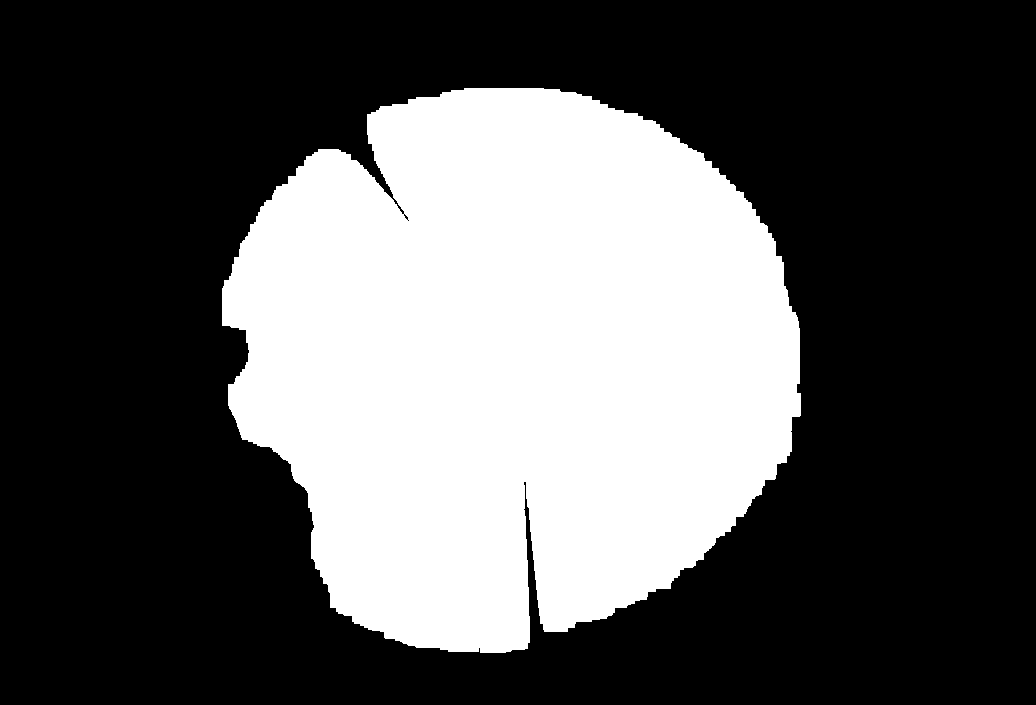
#> input picture masks/mask_delete_5.png, 1036 x 705 px, found by its file name; the run also reads 1 picture not shown here
$ jupyter execute --allow-errors write_label.ipynb   (older library calls are emulated)
#> lines starting #> are read from the running program, lines starting #| are printed output that depends on the picture; after the words box and inside, x2 and y2 are one past the last pixel; in counts of white or black regions, pixels touching at a corner belong together; pictures that were not available may be replaced by others from this repository, and a replacement may not be noted
### src/preprocessing.py
from code import interact
from re import S
import statistics
import numpy as np
import cv2
import os
from IPython.display import Image
from matplotlib import pyplot as plt
import shutil
from skimage.feature import graycomatrix,graycoprops
import pandas as pd
from .TotalCalculation import *
from sklearn.decomposition import PCA
from sklearn.preprocessing import StandardScaler
import pickle

class preprocessData:
    def __init__(self):
        pass
    # [49 lines left out: functions ScaledPCA, cropSun, calculate_skewness, not called in this run]
    def crop_center(self,img, crop_size:int):
        h, w = img.shape[:2]
        start_x = (w - crop_size) // 2
        start_y = (h - crop_size) // 2
        end_x = start_x + crop_size
        end_y = start_y + crop_size
        cropped_img = img[start_y:end_y, start_x:end_x]
        return cropped_img
    # [102 lines left out: functions load_images_and_preprocess, load_single_image, Edging, getDataframe, not called in this run]
    def computeGlcmsingle(self,image,distance,angle):
        glcm = graycomatrix(image,distance,angle)
        return glcm
    # [17 lines left out: function computeGlcm, not called in this run]
    def showCloudRatio(self,images,mask,number):
        image = images
        return cv2.countNonZero(image[number])/cv2.countNonZero(mask)

class image:
    # [20 lines left out: functions getFilename, filename_to_ticks, extract_filename, not called in this run]

class thresholding:
    def __init__(self):
        pass
    # [110 lines left out: functions RBratiosingle, RBratio, not called in this run]

### src/TotalCalculation.py
import time
from datetime import datetime as dt
import datetime
import numpy as np
import cv2

__all__ = ['CloudCalculation','SunPosition','timeConvertion',]

"""
class CloudCalculation

Calculate cloud ratio

showCloudRatio(images,mask,number) : Calculate cloud percentage from image compares to the image mask
    Parameters:
        images (List) : Preprocessed images in list
        mask (array) : Mask image for obstacle elimination
        number (int) : Number of image to show
    Return:
        float : Cloud ratio in the sky from 0-1
"""
class CloudCalculation:
    def __init__(self):
        pass
    def showCloudRatio(self,images,mask,number):
        image = images
        return cv2.countNonZero(image[number])/cv2.countNonZero(mask)

class SunPosition:
    """
    class SunPosition

    Calculate sun position and daytime

    Methods:
        - calculate_EoT(day): Computes the Equation of Time (EoT) based on the day of the year.
        - LSTM(time_zone_offset): Calculates the Local Standard Time Meridian (LSTM) using time zone offset.
        - TimeCorrectionFactor(Longitude, LSTM, EoT): Computes time correction factor based on location.
        - LocalSolarTime(Local_time, TC): Calculates Local Solar Time using the local time and time correction.
        - HourAngle(LST): Calculates the Hour Angle from Local Solar Time.
        - declination(day): Computes the solar declination angle for the given day of the year.
        - ElevationandAzimuth(latitude, dec, HRA): Returns the solar elevation and azimuth angles.
        - AzAtlCalc(date, local_time, longitude, time_zone_offset, latitude): Combines several methods to compute the sun's position (elevation and azimuth).
        - DaytimeInfo(latitude, declination, TC): Calculates the sunrise and sunset times based on the solar declination.
        - SunriseSunset(location, filename, start_date, Time_zone, include_end_date): Returns sunrise and sunset times for a given location and time range.
    """
    def calculate_EoT(day):
        """
        Calculate the Equation of Time (EoT).

        Parameters:
            day (int): Day of the year (1 to 365).

        Returns:
            float: The Equation of Time in minutes.
        """
        B = np.deg2rad(360/365*(day - 81))
        return 9.87*np.sin(2*B)-7.53*np.cos(B)-1.5*np.sin(B)
    def LSTM(time_zone_offset:int):
        """
        Calculate the Local Standard Time Meridian (LSTM).

        Parameters:
            time_zone_offset (int): Time zone offset from UTC.

        Returns:
            int: LSTM in degrees.
        """
        return time_zone_offset*15
    def TimeCorrectionFactor(Longitude,LSTM,EoT):
        """
        Calculate the Time Correction Factor (TC).

        Parameters:
            Longitude (float): Longitude of the location.
            LSTM (float): Local Standard Time Meridian (in degrees).
            EoT (float): Equation of Time (in minutes).

        Returns:
            float: Time Correction Factor in minutes.
        """
        return 4*(Longitude-LSTM)+EoT
    # [23 lines left out: functions LocalSolarTime, HourAngle, not called in this run]
    def declination(day):
        """
        Calculate the solar declination angle.

        Parameters:
            day (int): Day of the year (1 to 365).

        Returns:
            float: Declination angle in degrees.
        """
        return 23.45*np.sin(np.deg2rad(360/365*(day-81)))
    # [45 lines left out: functions ElevationandAzimuth, AzAtlCalc, not called in this run]
    def DaytimeInfo(latitude,declination,TC):
        """
        Calculate sunrise and sunset times.

        Parameters:
            latitude (float): Latitude of the location in degrees.
            declination (float): Solar declination angle in degrees.
            TC (float): Time Correction Factor (in minutes).

        Returns:
            tuple: Sunrise time (in hours) and sunset time (in hours).
        """
        latitude = np.deg2rad(latitude)
        declination = np.deg2rad(declination)
        argument = np.tan(latitude) * np.tan(declination)
        sunrise = 12 - (1 / 15) * np.degrees(np.arccos(-argument)) - (TC / 60)
        sunset = 12 + (1 / 15) * np.degrees(np.arccos(-argument)) - (TC / 60)
        return sunrise,sunset
    # [24 lines left out: function SunriseSunset, not called in this run]

class timeConvertion:
    """
    A class for converting time between different formats such as ticks to datetime, calculating
    time duration, converting decimal time to UTC, and converting datetime to decimal time.

    Methods:
        - ticks_to_datetime(ticks, time_zone): Converts ticks since epoch (in microseconds) to a datetime object, adjusted for the time zone.
        - time_duration(start_date, end_date, include_end_date): Calculates the duration between two dates, with the option to include the end date.
        - decimal_to_UTC(decimal_time, base_date): Converts decimal time to a time delta.
        - datetime_to_decimal(time): Converts a datetime object to decimal hours.
    """
    def __init__(self):
        pass
    # [16 lines left out: function ticks_to_datetime, not called in this run]
    def time_duration(self,start_date,end_date,include_end_date:bool):
        """
        Calculate the duration between two dates, optionally including the end date.

        Parameters:
            start_date (str): Start date in 'YYYY-MM-DD' format.
            end_date (str): End date in 'YYYY-MM-DD' format.
            include_end_date (bool): Whether to include the end date in the calculation.

        Returns:
            timedelta: Duration between the two dates, including end date if specified.
        """
        start_date = dt.strptime(start_date,'%Y-%m-%d').date()
        end_date = dt.strptime(end_date.split()[0],'%Y-%m-%d').date()
        duration = end_date-start_date
        if include_end_date:
            duration += datetime.timedelta(days=1)
        return duration
    # [27 lines left out: functions decimal_to_UTC, datetime_to_decimal, not called in this run]

### Test/Test_kernel/write_label.ipynb
[cell 1]
import sys
import os
import shutil
sys.path.append(os.path.abspath(os.path.join(os.getcwd(), '..','..')))
import numpy as np
import cv2
import pandas as pd
from src.preprocessing import preprocessData,thresholding
from src.TotalCalculation import timeConvertion,SunPosition
from matplotlib import pyplot as plt
from src.ClassPrediction import prediction

[cell 2]
image_directory = r'C:\Users\ASUS\Documents\NARIT_internship_data\All_sky_camera_Astropark_Chaingmai\2024-06\2024-06-08'
mask = cv2.imread(r'masks\mask_delete_5.png',cv2.IMREAD_GRAYSCALE)
#> mask: shape (705, 1036); 33.8% white; 1 white region, box (x1, y1, x2, y2) and area: (222, 88, 801, 653) 246583
start_date = '2024-01-01'
end_date = os.path.basename(image_directory)
location = [18.849417,98.9538]
#> (the rest of this cell did not finish here and is left out)


LSTM = SunPosition.LSTM(time_zone_offset=7)
EoT = SunPosition.calculate_EoT(day=days)
TC = SunPosition.TimeCorrectionFactor(Longitude=location[1],LSTM=LSTM,EoT=EoT)
dec = SunPosition.declination(day=days)
suntime = SunPosition.DaytimeInfo(latitude=location[0],declination=dec,TC=TC)
sunrise1,sunset1 = SunPosition.DaytimeInfo(latitude=location[0],declination=dec,TC=TC)

[cell 3]
import cv2
import json
import shutil
import sys,os
sys.path.append(os.path.abspath(os.path.join(os.getcwd(), '..','..')))
from src.preprocessing import thresholding, preprocessData
from src.TotalCalculation import timeConvertion, SunPosition
from src.ClassPrediction import prediction
import os

# Define the start and end dates
start_date = '2024-01-01'
end_date = '2024-09-20'
location = [18.849417, 98.9538]
json_file_path = r"C:\Users\ASUS\Documents\NARIT_internship_2024\NARIT_internship_2024\RBratio.json"
with open(json_file_path, 'r') as json_file:
#> (reads RBratio.json from the repository)
    data = json.load(json_file)
factor = [data['Factor'],data['Factor_night']]
days = timeConvertion().time_duration(start_date, end_date, include_end_date=True).days

# Create SunPosition instance
LSTM = SunPosition.LSTM(time_zone_offset=7)
EoT = SunPosition.calculate_EoT(day=days)
TC = SunPosition.TimeCorrectionFactor(Longitude=location[1], LSTM=LSTM, EoT=EoT)
dec = SunPosition.declination(day=days)
suntime = SunPosition.DaytimeInfo(latitude=location[0], declination=dec, TC=TC)
sunrise1, sunset1 = SunPosition.DaytimeInfo(latitude=location[0], declination=dec, TC=TC)

def copy_categorical_day(image_directory, output_directory, mask_directory, classes:dict, mode):
    mask = cv2.imread(mask_directory, cv2.IMREAD_GRAYSCALE)
    mask = preprocessData().crop_center(mask, crop_size=570)
    # Load and preprocess images
    images, name = preprocessData().load_images_and_preprocess(path=image_directory, mask=mask, apply_crop_sun=False, size=570)
    final, _, _ = thresholding().RBratio(input=images, factor=factor, filename=name, Time_zone=7, sunrise=sunrise1, sunset=sunset1)
    decimal = [timeConvertion().datetime_to_decimal(time=timeConvertion().ticks_to_datetime(ticks=t, time_zone=7)) for t in name]
    filtering = lambda x: (x > sunrise1) & (x < sunset1)
    if mode == 'day':
        day_indices = [index for index, value in enumerate(decimal) if filtering(value)]
    else:
        day_indices = [index for index, value in enumerate(decimal) if not filtering(value)]
    final_day = final[0:len(day_indices)]
    name_day = [name[i] for i in day_indices]
    percentage = [prediction().CloudRatio(i, mask=mask) for i in final_day]
    classifier = [prediction().classify_sky(i, r) for i, r in percentage]
    for Class,folder_name in classes.items():
        for i in range(len(classifier)):
            original = os.path.join(image_directory)
            shutil.copy2(original, output_directory)
def process_image_folders(main_directory):
    classes_map = {
        'Clear sky (0 oktas)': 'Clear',
        'Fewer clouds (1 okta)': 'Clear',
        'Few clouds (2 oktas)': 'Partly Cloudy',
        'Scatter (3 oktas)': 'Partly Cloudy',
        'Mostly Scatter (4 oktas)': 'Mostly Cloudy',
        'Partly Broken (5 oktas)': 'Mostly Cloudy',
        'Mostly Broken (6 oktas)': 'Cloudy',
        'Broken (7 oktas)': 'Cloudy',
        'Overcast (8 oktas)': 'Overcast',
    }
    for cloud_class, output_suffix in classes_map.items():
        output_directory = os.path.join(r'C:\Users\ASUS\Documents\NARIT_internship_data\Dataset\Image_data_Australia\Image_data_Day', output_suffix)
        os.makedirs(output_directory, exist_ok=True)  # Create the output directory if it doesn't exist
    for subdir, _, files in os.walk(main_directory):
        copy_categorical_day(subdir, output_directory, mask_directory=r'C:\Users\ASUS\Documents\NARIT_internship_2024\NARIT_internship_2024\masks\International observatories\mask_Australia.png',
                                classes=cloud_class, mode='day')
        print(f"Processed {cloud_class} images from {subdir}")

# Define the main image directory
main_image_directory = r'C:\Users\ASUS\Documents\NARIT_internship_data\All_sky_camera_Chile\2024-07'
#> (the rest of this cell did not finish here and is left out)

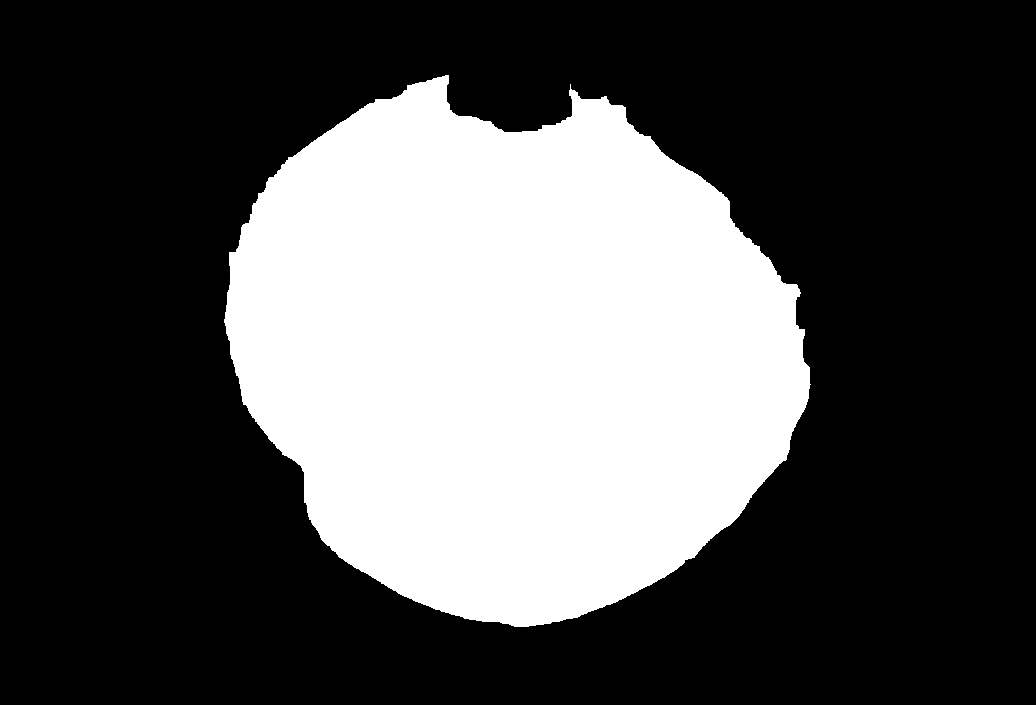
#> input picture masks/International Observatories/mask_Australia.png, 1036 x 705 px, found by its file name
#> in crop_center, `cropped_img = img[start_y:end_y, start_x:end_x]`:
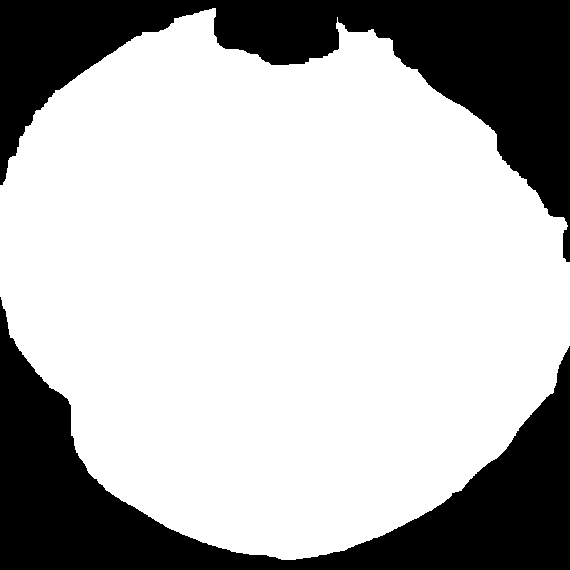
#> cropped_img: shape (570, 570); 71.5% white; 2 black regions, box (x1, y1, x2, y2) and area: (0, 0, 570, 262) 46846, (0, 297, 570, 570) 45896

[cell 4]
import cv2
import json
import shutil
import sys, os
sys.path.append(os.path.abspath(os.path.join(os.getcwd(), '..','..')))
from src.preprocessing import thresholding, preprocessData
from src.TotalCalculation import timeConvertion, SunPosition
from src.ClassPrediction import prediction

# Define the start and end dates
start_date = '2024-01-01'
end_date = '2023-12-10'
location = [18.57364, 98.48198]
json_file_path = r"C:\Users\ASUS\Documents\NARIT_internship_2024\NARIT_internship_2024\RBratio.json"
with open(json_file_path, 'r') as json_file:
    data = json.load(json_file)
factor = [data['Factor'], data['Factor_night']]
days = timeConvertion().time_duration(start_date, end_date, include_end_date=True).days

# Create SunPosition instance
LSTM = SunPosition.LSTM(time_zone_offset=7)
EoT = SunPosition.calculate_EoT(day=days)
TC = SunPosition.TimeCorrectionFactor(Longitude=location[1], LSTM=LSTM, EoT=EoT)
dec = SunPosition.declination(day=days)
sunrise1, sunset1 = SunPosition.DaytimeInfo(latitude=location[0], declination=dec, TC=TC)

def copy_categorical_day(image_directory, output_directory, mask_directory, classes:dict, mode):
    mask = cv2.imread(mask_directory, cv2.IMREAD_GRAYSCALE)
    mask = preprocessData().crop_center(mask, crop_size=700)

    # Load and preprocess images
    images, name = preprocessData().load_images_and_preprocess(path=image_directory, mask=mask, apply_crop_sun=False, size=700)
    final = []
    for i in images:
        B,G,R = cv2.split(i)
        B = B + 1e-3
        RB = (R/B) * 0.83
        RB = cv2.convertScaleAbs(RB)
        i = cv2.bitwise_and(i,i,mask=RB)
        i = cv2.cvtColor(i,cv2.COLOR_RGB2GRAY)
        final.append(i)

    decimal = [timeConvertion().datetime_to_decimal(time=timeConvertion().ticks_to_datetime(ticks=t, time_zone=7)) for t in name]
    filtering = lambda x: (x > sunrise1) & (x < sunset1)

    if mode == 'day':
        day_indices = [index for index, value in enumerate(decimal) if filtering(value)]

    else:
        day_indices = [index for index, value in enumerate(decimal) if not filtering(value)]

    final_day = [final[i] for i in day_indices]
    name_day = [name[i] for i in day_indices]

    # Calculate cloud coverage and classify the images
    percentage = [prediction().CloudRatio(i, mask=mask) for i in final_day]
    classifier = [prediction().classify_sky(i, r) for i, r in percentage]

    # For each classified image, move it to the appropriate class folder
    for idx, cloud_class in enumerate(classifier):
        if cloud_class in classes:
            # Define the target folder based on the classification
            target_folder = os.path.join(output_directory, classes[cloud_class])
            os.makedirs(target_folder, exist_ok=True)  # Ensure the folder exists

            # Move the file to the target folder
            image_filename = name_day[idx]
            source_path = os.path.join(image_directory, str(image_filename) + '.png')
            destination_path = os.path.join(target_folder, str(image_filename) + '.png')
            shutil.copy2(source_path, destination_path)

def process_image_folders(main_directory):
    # Define class labels to folder names
    classes_map = {
        'Clear sky (0 oktas)': 'Clear',
        'Fewer clouds (1 okta)': 'Clear',
        'Few clouds (2 oktas)': 'Partly Cloudy',
        'Scatter (3 oktas)': 'Partly Cloudy',
        'Mostly Scatter (4 oktas)': 'Mostly Cloudy',
        'Partly Broken (5 oktas)': 'Mostly Cloudy',
        'Mostly Broken (6 oktas)': 'Cloudy',
        'Broken (7 oktas)': 'Cloudy',
        'Overcast (8 oktas)': 'Overcast',
    }

    # Iterate through subdirectories and process images
    for subdir, _, _ in os.walk(main_directory):
        copy_categorical_day(subdir, r'C:\Users\ASUS\Documents\NARIT_internship_data\Dataset\Image_data_TNO\Image_data_Day',
                             mask_directory=r'C:\Users\ASUS\Documents\NARIT_internship_2024\NARIT_internship_2024\masks\International observatories\mask_Chile.png',
                             classes=classes_map, mode='day')
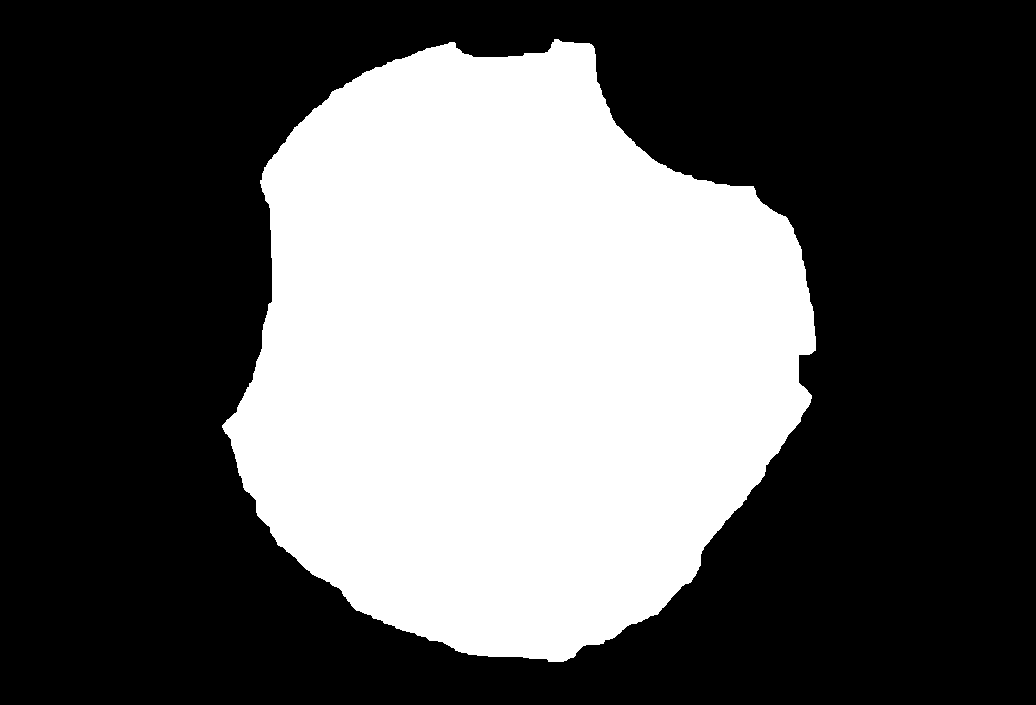
#> input picture masks/International Observatories/mask_Chile.png, 1036 x 705 px, found by its file name
#> (the rest of the program and of its run is left out)
